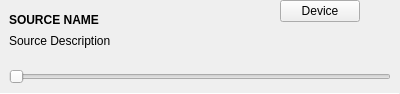
<?xml version="1.0" encoding="UTF-8"?>
<ui version="4.0">
 <class>SourceOutputWidget</class>
 <widget class="QWidget" name="SourceOutputWidget">
  <property name="geometry">
   <rect>
    <x>0</x>
    <y>0</y>
    <width>400</width>
    <height>94</height>
   </rect>
  </property>
  <property name="windowTitle">
   <string>Form</string>
  </property>
  <layout class="QVBoxLayout" name="verticalLayout">
   <property name="spacing">
    <number>0</number>
   </property>
   <property name="leftMargin">
    <number>0</number>
   </property>
   <property name="topMargin">
    <number>0</number>
   </property>
   <property name="rightMargin">
    <number>0</number>
   </property>
   <property name="bottomMargin">
    <number>0</number>
   </property>
   <item>
    <layout class="QHBoxLayout" name="horizontalLayout">
     <property name="spacing">
      <number>0</number>
     </property>
     <item>
      <layout class="QVBoxLayout" name="verticalLayout_2">
       <property name="leftMargin">
        <number>9</number>
       </property>
       <property name="topMargin">
        <number>9</number>
       </property>
       <property name="rightMargin">
        <number>9</number>
       </property>
       <property name="bottomMargin">
        <number>9</number>
       </property>
       <item>
        <widget class="QLabel" name="nameLabel">
         <property name="sizePolicy">
          <sizepolicy hsizetype="Expanding" vsizetype="Preferred">
           <horstretch>0</horstretch>
           <verstretch>0</verstretch>
          </sizepolicy>
         </property>
         <property name="font">
          <font>
           <weight>75</weight>
           <bold>true</bold>
          </font>
         </property>
         <property name="text">
          <string notr="true">SOURCE NAME</string>
         </property>
        </widget>
       </item>
       <item>
        <widget class="QLabel" name="descriptionLabel">
         <property name="text">
          <string notr="true">Source Description</string>
         </property>
        </widget>
       </item>
      </layout>
     </item>
     <item>
      <layout class="QVBoxLayout" name="verticalLayout_3">
       <property name="spacing">
        <number>0</number>
       </property>
       <item>
        <layout class="QHBoxLayout" name="horizontalLayout_2">
         <property name="spacing">
          <number>0</number>
         </property>
         <item>
          <widget class="QPushButton" name="sourceSelectionButton">
           <property name="text">
            <string notr="true">Device</string>
           </property>
          </widget>
         </item>
         <item>
          <widget class="QPushButton" name="muteButton">
           <property name="sizePolicy">
            <sizepolicy hsizetype="Preferred" vsizetype="Maximum">
             <horstretch>0</horstretch>
             <verstretch>0</verstretch>
            </sizepolicy>
           </property>
           <property name="text">
            <string/>
           </property>
           <property name="icon">
            <iconset theme="audio-volume-muted">
             <normaloff>.</normaloff>.</iconset>
           </property>
           <property name="checkable">
            <bool>true</bool>
           </property>
           <property name="flat">
            <bool>true</bool>
           </property>
          </widget>
         </item>
        </layout>
       </item>
       <item>
        <widget class="QWidget" name="widget" native="true"/>
       </item>
      </layout>
     </item>
    </layout>
   </item>
   <item>
    <layout class="QGridLayout" name="gridLayout">
     <property name="leftMargin">
      <number>9</number>
     </property>
     <property name="topMargin">
      <number>9</number>
     </property>
     <property name="rightMargin">
      <number>9</number>
     </property>
     <property name="bottomMargin">
      <number>9</number>
     </property>
     <property name="spacing">
      <number>6</number>
     </property>
     <item row="0" column="0">
      <widget class="QSlider" name="volumeSlider">
       <property name="orientation">
        <enum>Qt::Horizontal</enum>
       </property>
      </widget>
     </item>
    </layout>
   </item>
   <item>
    <widget class="Line" name="line">
     <property name="maximumSize">
      <size>
       <width>16777215</width>
       <height>1</height>
      </size>
     </property>
     <property name="orientation">
      <enum>Qt::Horizontal</enum>
     </property>
    </widget>
   </item>
  </layout>
 </widget>
 <resources/>
 <connections/>
</ui>
